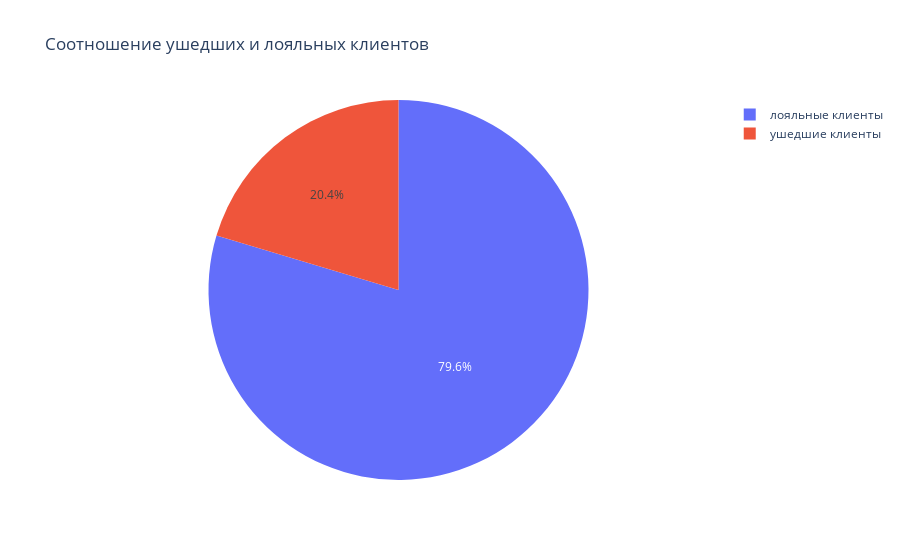

The notebook cell this image was saved under:
### Code cell
# 9.1 Соотношение ушедших и лояльных клиентов

values = ['лояльные клиенты','ушедшие клиенты']

fig1 = px.pie(values=data['Exited'].value_counts(), names=values, 
    title='Соотношение ушедших и лояльных клиентов')
fig1.show()

### Figure 1 — Plotly figure (JSON) as saved in the notebook; plotly's stock layout.template omitted (floating-point values rounded to 4 significant figures)
{"data": [{"domain": {"x": [0, 1], "y": [0, 1]}, "hovertemplate": "label=%{label}<br>value=%{value}<extra></extra>", "labels": ["лояльные клиенты", "ушедшие клиенты"], "legendgroup": "", "name": "", "showlegend": true, "type": "pie", "values": [7963, 2037]}], "layout": {"legend": {"tracegroupgap": 0}, "title": {"text": "Соотношение ушедших и лояльных клиентов"}}}
